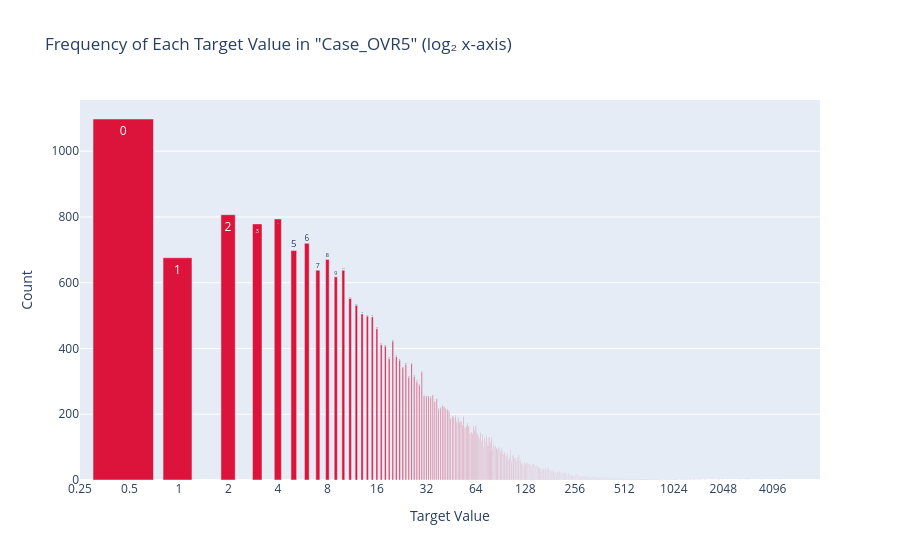

Write notebook code for a chart like this one.
### Code cell
plot_log2_frequency(dataset, 'Case_OVR5')

### Figure 1 — Plotly figure (JSON) as saved in the notebook; plotly's stock layout.template omitted (floating-point values rounded to 4 significant figures; data arrays with more than 128 entries replaced by an {"elided": "..."} marker saying what was removed)
{"data": [{"hovertemplate": "Value: %{text}<br>Count: %{y}<extra></extra>", "marker": {"color": "crimson"}, "text": {"elided": "874 str values"}, "type": "bar", "x": {"elided": "874 float values"}, "y": {"elided": "874 int values"}}], "layout": {"title": {"text": "Frequency of Each Target Value in \"Case_OVR5\" (log₂ x-axis)"}, "xaxis": {"dtick": 0.301, "title": {"text": "Target Value"}, "type": "log"}, "yaxis": {"title": {"text": "Count"}}}}
